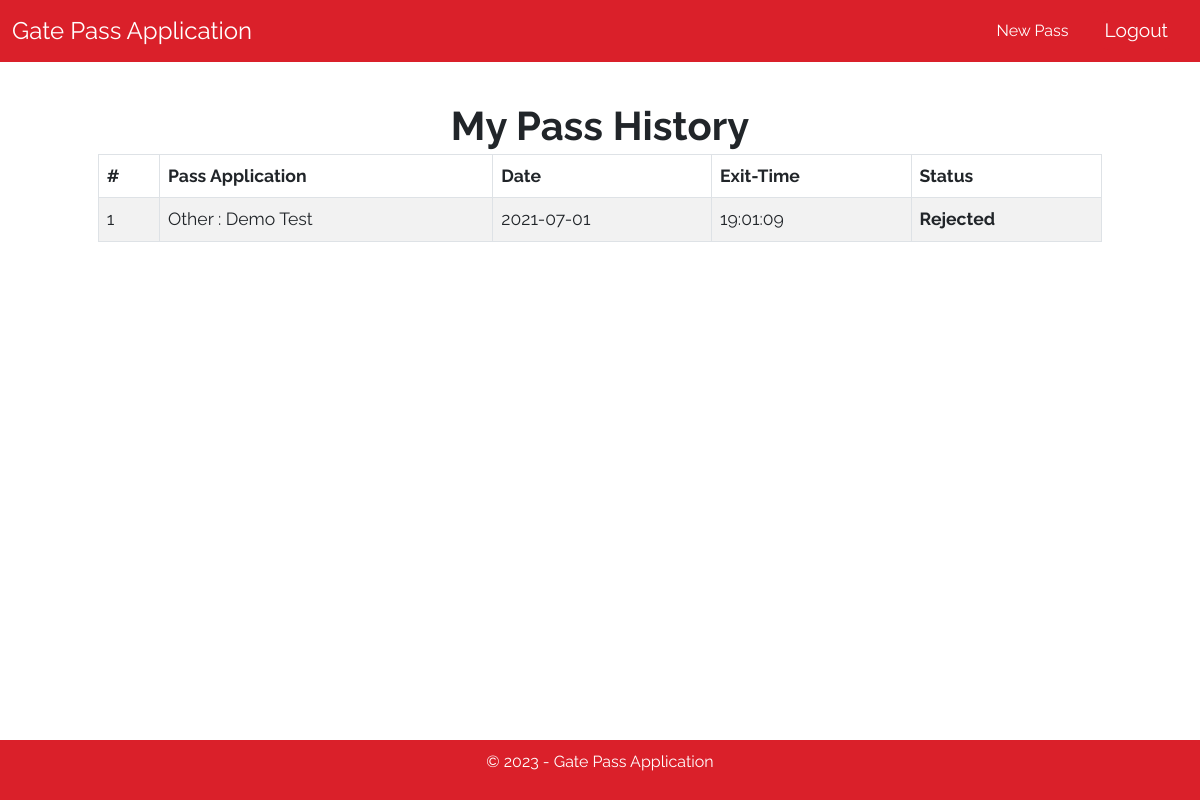
Screenshot of /myhistory.php (signed in) with the database file from the repository.
### tables this page shows
CREATE TABLE `leaves` (
  `id` int(11) NOT NULL,
  `eid` int(11) NOT NULL COMMENT 'Employee ID',
  `ename` varchar(255) NOT NULL COMMENT 'Employee''s Username',
  `descr` varchar(255) NOT NULL COMMENT 'Leave Reason',
  `fromdate` date NOT NULL,
  `exittime` time(0) NOT NULL,
  `status` varchar(255) NOT NULL
);

### myhistory.php (the view, shortened to what this page needs)
<?php
require_once("DBConnection.php");
if(!isset($_SESSION["sess_user"])){
  header("Location: index.php");
}
else{
?>
<!DOCTYPE html>
<html lang="en">
<head>
<link href="https://cdn.jsdelivr.net/npm/bootstrap@5.0.0-beta2/dist/css/bootstrap.min.css" rel="stylesheet"
>
  <link rel="stylesheet" href="css/style.css">
</head>
<body>
  <nav class="navbar header-nav navbar-expand-lg navbar-light bg-light">
    <div class="container-fluid">
      <a class="navbar-brand" >Gate Pass Application</a>
      <ul class="nav justify-content-end">
            <li class="nav-item">
                <a class="nav-link" href="leaveAplicationForm.php" style="color:white;">New Pass</a>
            </li>
            <li class="nav-item">
            <button id="logout" onclick="window.location.href='logout.php';">Logout</button>
            </li>
            </ul>
    </div>
  </nav>
  <h1>My Pass History</h1>
  <div class="container">
    <div class="table-responsive">
      <table class="table table-bordered table-hover table-striped">
          <thead>
              <th>#</th>
              <th>Pass Application</th>
              <th>Date</th>
              <th>Exit-Time</th>
              <th>Status</th>
          </thead>
          <tbody>
            <?php
                  $leaves = mysqli_query($conn,"SELECT * FROM leaves WHERE eid='".$_SESSION['sess_eid']."'");
                  if($leaves){
                    $numrow = mysqli_num_rows($leaves);
                    if($numrow!=0){
                      $cnt=1;
                      while($row1 = mysqli_fetch_array($leaves)){
                        echo "<tr>
                                <td>$cnt</td>
                                <td>{$row1['descr']}</td>
                                <td>{$row1['fromdate']}</td>
                                <td>{$row1['exittime']}</td>
                                <td><b>{$row1['status']}</b></td>
                              </tr>";
                     $cnt++; }
                    } else {
                      echo"<tr class='text-center'><td colspan='12'><b>YOU DON'T HAVE ANY PASS HISTORY! PLEASE APPLY TO VIEW YOUR STATUS HERE!</b></td></tr>";
                    }
                  }
                  else{
                    echo "Query Error : " . "SELECT descr,status FROM leaves WHERE eid='".$_SESSION['sess_eid']."'" . "<br>" . mysqli_error($conn);;
                  }
              ?>
          </tbody>
      </table>
  </div>
                </div>
  <footer>
    <div>
      <p>&copy; <?php echo date("Y"); ?> - Gate Pass Application</p>
    </div>
    </footer>
</body>
</html>
<?php
}
?>

### css/style.css (style rules this page uses)
* { margin: 0px; box-sizing: border-box; font-family: 'Raleway', sans-serif; }
body { max-width: 100vw; overflow-x: hidden; height: 100vh; }
.header-nav { position: sticky; top: 0; z-index: 999; background-color: #da202a !important; }
.navbar-brand { font-size: 1.5em; color: white !important; font-weight: 400; }
#register, #logout { float: right; padding: 5px; text-decoration: none; color: white; font-size: 1.2em; margin: auto 15px; font-weight: 400; width: max-content; }
#logout { outline: none; border:none; background-color: #da202a; color: white; border-radius: 8px; }

### myhistory.php (style rules this page uses)
* { font-family: 'Raleway', sans-serif; margin:0px; }
footer { position: fixed; width: 100%; display: flex; align-items: center; justify-content: center; width: 100%; padding: 10px; bottom: 0; background-color: #da202a !important; color:white; bottom: 0px; margin:0px; }
p { margin-bottom: 1rem; }
h1 { text-align: center; font-size: 2.5em; font-weight: bold; padding-top: 1em; margin-bottom: -0.5em; }
table { width: 90% !important; margin: 1.5rem auto !important; font-size: 1.1em !important; }

### rows the page displays
leaves: descr "Other : Demo Test", fromdate "2021-07-01", exittime "19:01:09", status "Rejected"
